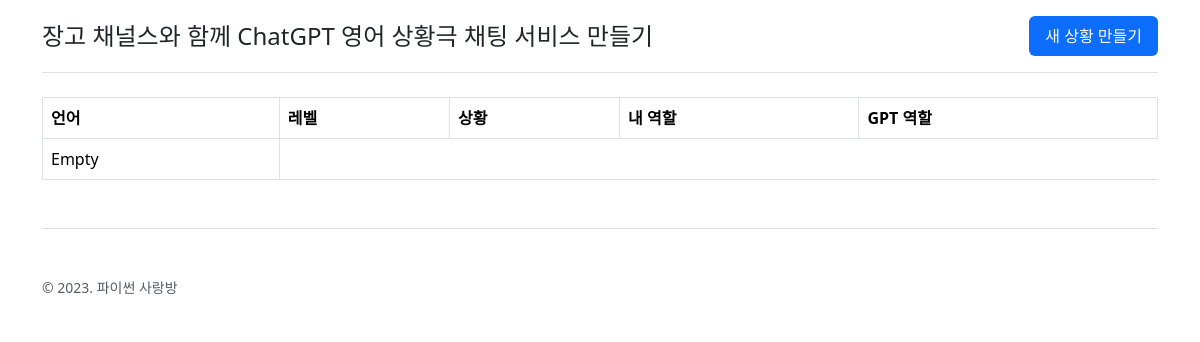
Page /chat/ (signed in) on the earlier database version.
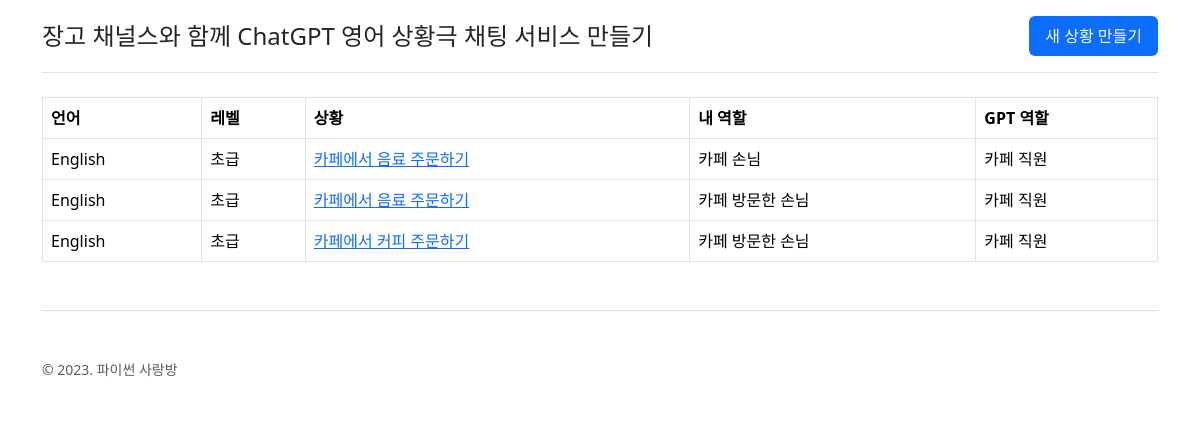
Same page on the later database version.
### chat/models.py (models this page shows)
class RolePlayingRoom(models.Model):
    class Language(models.TextChoices):
        ENGLISH = "en-US", "English"
        JAPANESE = "ja-JP", "Japanese"
        CHINESE = "zh-CN", "Chinese"
        SPANISH = "es-ES", "Spanish"
        FRENCH = "fr-FR", "French"
        GERMAN = "de-DE", "German"
        RUSSIAN = "ru-RU", "Russian"
    class Level(models.IntegerChoices):
        BEGINNER = 1, "초급"
        ADVANCED = 2, "고급"
    user = models.ForeignKey(settings.AUTH_USER_MODEL, on_delete=models.CASCADE)
    language = models.CharField(
        max_length=10,
        choices=Language.choices,
        default=Language.ENGLISH,
        verbose_name="대화 언어",
    )
    level = models.SmallIntegerField(
        choices=Level.choices, default=Level.BEGINNER, verbose_name="레벨"
    )
    situation = models.CharField(max_length=100, verbose_name="상황")
    situation_en = models.CharField(
        max_length=100,
        blank=True,
        verbose_name="상황 (영문)",
        help_text="GPT 프롬프트에 직접적으로 활용됩니다. 비워두시면, situation 필드를 번역해 자동 반영됩니다.",
    )
    my_role = models.CharField(max_length=100, verbose_name="내 역할")
    my_role_en = models.CharField(
        max_length=100,
        blank=True,
        verbose_name="내 역할 (영문)",
        help_text="GPT 프롬프트에 직접적으로 활용됩니다. 비워두시면, my_role 필드를 번역해 자동 반영됩니다.",
    )
    gpt_role = models.CharField(max_length=100, verbose_name="GPT 역할")
    gpt_role_en = models.CharField(
        max_length=100,
        blank=True,
        verbose_name="GPT 역할 (영문)",
        help_text="GPT 프롬프트에 직접적으로 활용됩니다. 비워두시면, gpt_role 필드를 번역해 자동 반영됩니다.",
    )
    class Meta:
        ordering = ["-pk"]

### chat/views.py (the view)
# urls.py: path("", views.RolePlayingRoomListView.as_view(), name="role_playing_room_list"),
@method_decorator(staff_member_required, name="dispatch")
class RolePlayingRoomListView(ListView):
    model = RolePlayingRoom
    def get_queryset(self):
        qs = super().get_queryset()
        qs = qs.filter(user=self.request.user)
        return qs

### chat/templates/chat/roleplayingroom_list.html
{% extends "chat/base.html" %}
{% block content %}
  <table class="table table-hover table-bordered">
    <thead>
      <tr>
        <th>언어</th>
        <th>레벨</th>
        <th>상황</th>
        <th>내 역할</th>
        <th>GPT 역할</th>
      </tr>
    </thead>
    <tbody>
      {% for room in object_list %}
        <tr>
          <td>{{ room.get_language_display }}</td>
          <td>{{ room.get_level_display }}</td>
          <td>
            <a href="{% url 'role_playing_room_detail' room.id %}">{{ room.situation }}</a>
          </td>
          <td>{{ room.my_role }}</td>
          <td>{{ room.gpt_role }}</td>
        </tr>
        {% empty %}
        <tr>
          <td colspan="S">Empty</td>
        </tr>
      {% endfor %}
    </tbody>
  </table>
{% endblock content %}

Differences in the rows shown:
added RolePlayingRoom: language "English", level "초급", situation "카페에서 음료 주문하기", my_role "카페 손님", gpt_role "카페 직원"
added RolePlayingRoom: language "English", level "초급", situation "카페에서 음료 주문하기", my_role "카페 방문한 손님", gpt_role "카페 직원"
added RolePlayingRoom: language "English", level "초급", situation "카페에서 커피 주문하기", my_role "카페 방문한 손님", gpt_role "카페 직원"
Other differences:
text no longer shown: "Empty"
